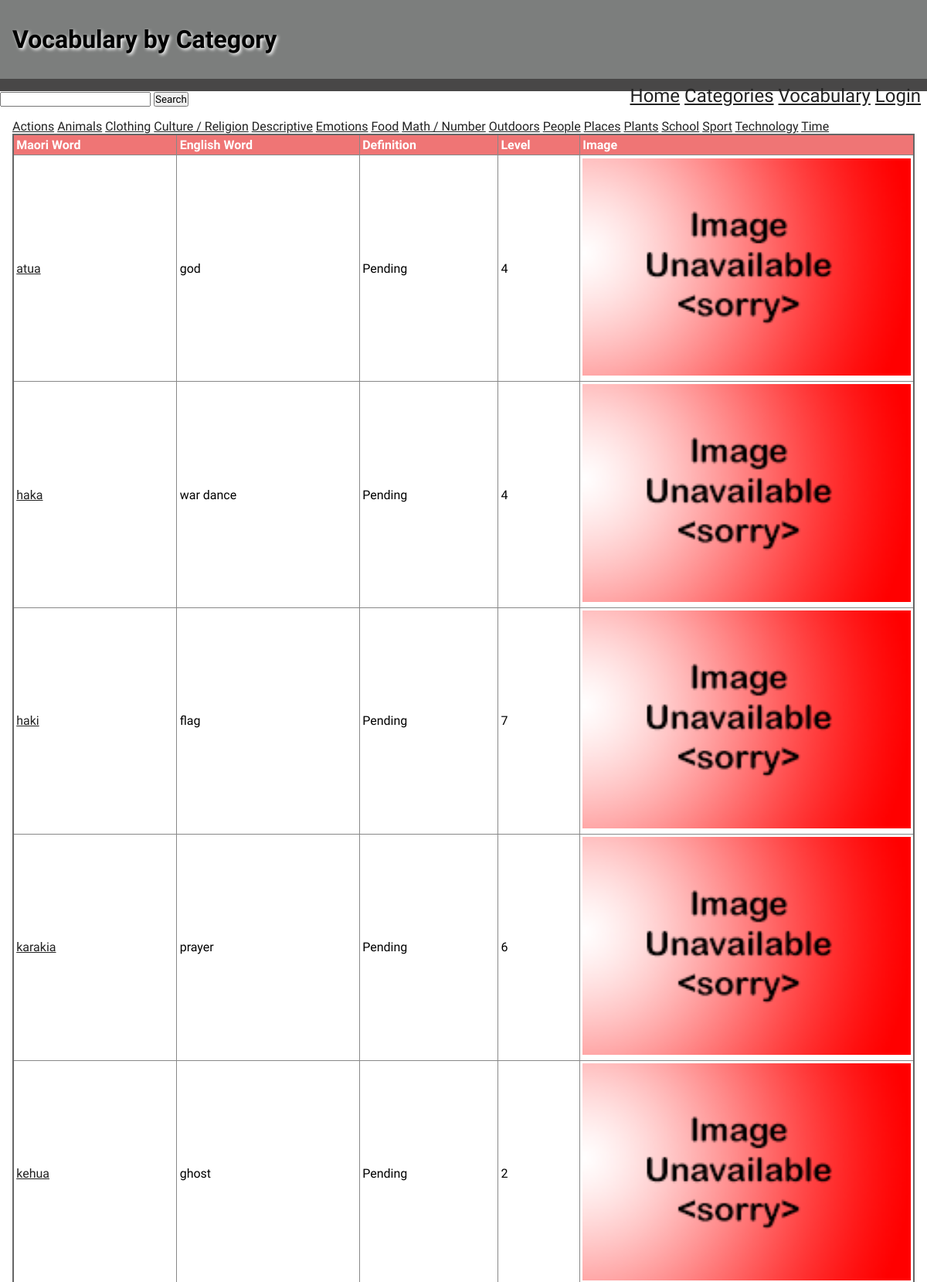
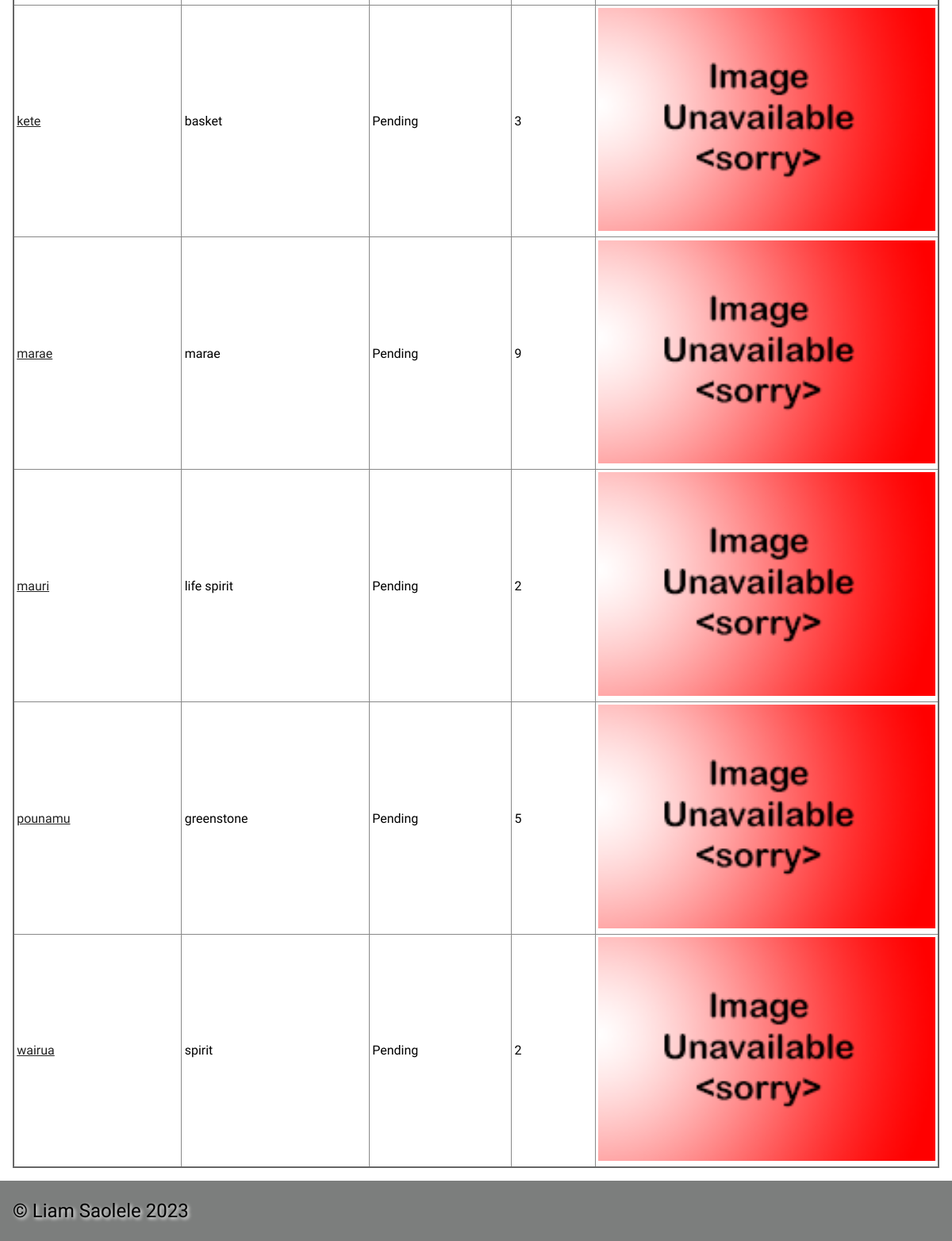
Screenshot of /vocab/4 with the database file from the repository (2 pictures, top to bottom).
### tables this page shows
CREATE TABLE category_table
(
    id       integer
        constraint category_table_pk
            primary key autoincrement,
    Category varchar(20) not null
);

CREATE TABLE "words_list"
(
    ID            integer
        constraint words_list_pk
            primary key autoincrement,
    Maori         varchar(30)  not null,
    English       varchar(30)  not null,
    Definition    varchar(500) not null,
    Level         integer      not null,
    cat_id        integer,
    category      varchar(30),
    image         varchar(30),
    entrydate     varchar(30),
    user_input_id varchar(30)
);

### app.py (the view)
@app.route('/vocab/<cat_id>')     # calls vocabulary page based on category
def render_vocab(cat_id):
    con = open_database(DATABASE)
    query = "SELECT * FROM category_table"
    cur = con.cursor()
    cur.execute(query)
    category_list = cur.fetchall()
    print(category_list)
    query = "SELECT * FROM words_list WHERE cat_id= ? ORDER BY ID"
    cur = con.cursor()
    cur.execute(query, (cat_id, ))
    words_list = cur.fetchall()
    print(words_list)
    con.close()
    return render_template('vocab.html', words=words_list, categories=category_list, logged_in=is_logged_in(), teacher=is_teacher())

### app.py (called while the page is built)
def open_database(db_file):     # function to connect to database
    try:
        connection = sqlite3.connect(db_file)
        return connection
    except Error as e:
        print(e)
    return None

def is_logged_in():     # shows if or if not logged in
    if session.get("email") is None:
        print("not Logged in")
        return False
    else:
        print("Logged in")
        return True

def is_teacher():
    if session.get('teacher') == True:
        print("i am teacher")
        return True
    else:
        print("not teacher")
        return False

### templates/vocab.html
{% extends 'base.html' %}
{% block pageheading %}
Vocabulary by Category
{% endblock %}
{% block main %}
    {% for category in categories %}
        <th><a href="/vocab/{{ category[0] }}">{{ category[1] }}</a></th>
    {% endfor %}
    <table>
        <tr>
            <th>Maori Word</th>
            <th>English Word</th>
            <th>Definition</th>
            <th>Level</th>
            <th>Image</th>
        </tr>
        {% for word in words %}
        <tr>
            <td><a href=/singleword/{{ word[0] }}>{{ word[1] }}</a></td>
            <td>{{ word[2] }}</td>
            <td>{{ word[3] }}</td>
            <td>{{ word[4] }}</td>
            {% if word[7] %}
            <td><img src="/static/images/{{ word[7] }}" alt="image not available" width="200"></td>
            {% else %}
            <td><img src="/static/images/noimage.png" alt="image not available" width="200"></td>
            {% endif %}
        </tr>
        {% endfor %}
    </table>
{% endblock %}

### static/css/style.css (style rules this page uses)
* { font-family: Comfortaa, sans-serif; margin: 0; padding: 0; box-sizing: border-box; }
a { color: #222; }
img { width: 100%; }
table { width: 100%; border: 2px solid #666; border-collapse: collapse; }
th, td { border: 1px solid #888; padding: 0.2rem; text-align: left; }
th { background-color: #ef7575; color: #fff; }

### rows the page displays
category_table: Category "Actions"
category_table: Category "Animals"
category_table: Category "Clothing"
category_table: Category "Culture / Religion"
category_table: Category "Descriptive"
category_table: Category "Emotions"
category_table: Category "Food"
category_table: Category "Math / Number"
category_table: Category "Outdoors"
category_table: Category "People"
category_table: Category "Places"
category_table: Category "Plants"
category_table: Category "School"
category_table: Category "Sport"
category_table: Category "Technology"
category_table: Category "Time"
words_list: Maori "atua", English "god", Definition "Pending", Level "4"
words_list: Maori "haka", English "war dance", Definition "Pending", Level "4"
words_list: Maori "haki", English "flag", Definition "Pending", Level "7"
words_list: Maori "karakia", English "prayer", Definition "Pending", Level "6"
words_list: Maori "kehua", English "ghost", Definition "Pending", Level "2"
words_list: Maori "kete", English "basket", Definition "Pending", Level "3"
words_list: Maori "marae", English "marae", Definition "Pending", Level "9"
words_list: Maori "mauri", English "life spirit", Definition "Pending", Level "2"
words_list: Maori "pounamu", English "greenstone", Definition "Pending", Level "5"
words_list: Maori "wairua", English "spirit", Definition "Pending", Level "2"
